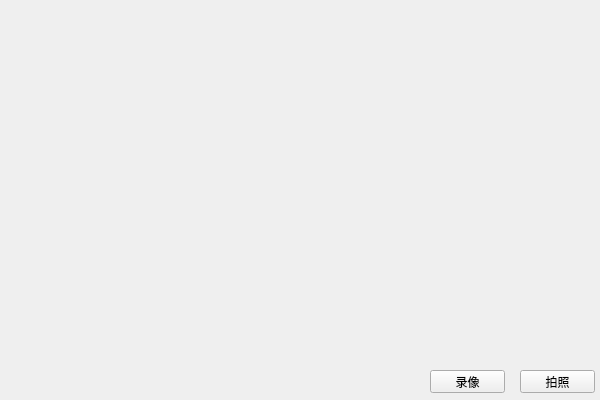
<?xml version="1.0" encoding="UTF-8"?>
<ui version="4.0">
 <class>Widget</class>
 <widget class="QWidget" name="Widget">
  <property name="geometry">
   <rect>
    <x>0</x>
    <y>0</y>
    <width>600</width>
    <height>400</height>
   </rect>
  </property>
  <property name="windowTitle">
   <string>Widget</string>
  </property>
  <widget class="QPushButton" name="pushButton">
   <property name="geometry">
    <rect>
     <x>520</x>
     <y>370</y>
     <width>75</width>
     <height>23</height>
    </rect>
   </property>
   <property name="text">
    <string>拍照</string>
   </property>
  </widget>
  <widget class="QPushButton" name="pushButton_2">
   <property name="geometry">
    <rect>
     <x>430</x>
     <y>370</y>
     <width>75</width>
     <height>23</height>
    </rect>
   </property>
   <property name="text">
    <string>录像</string>
   </property>
  </widget>
 </widget>
 <layoutdefault spacing="6" margin="11"/>
 <resources/>
 <connections/>
</ui>
